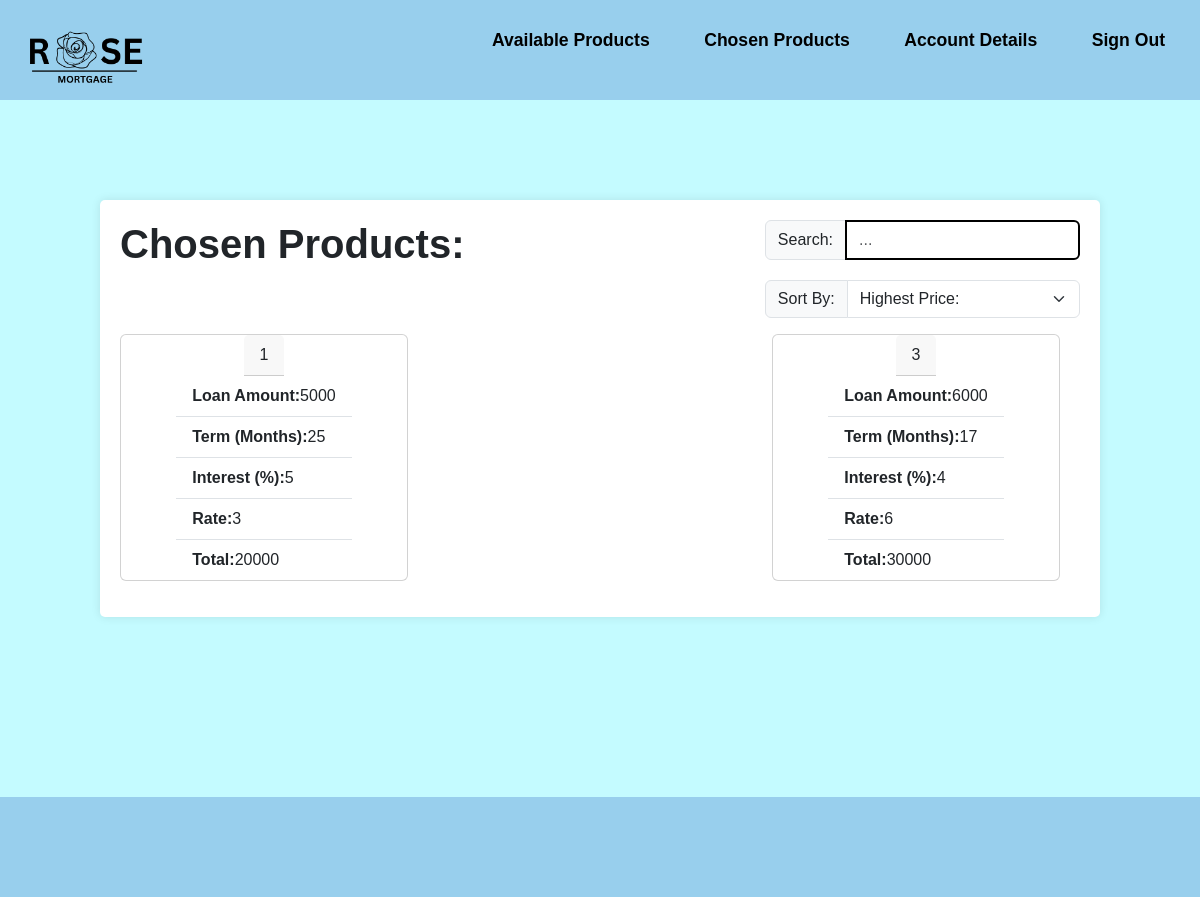
The page /MemberChosenProducts.php on the database its author committed.
### tables this page shows
CREATE TABLE "Quote" (
	"Quote_ID"	INTEGER NOT NULL,
	"Product_ID"	INTEGER NOT NULL,
	"RegisteredUser_ID"	INTEGER NOT NULL,
	"loan_amount"	INTEGER NOT NULL,
	"term"	INTEGER NOT NULL,
	"interest"	INTEGER NOT NULL,
	"rate"	INTEGER NOT NULL,
	"total"	INTEGER NOT NULL,
	"product_starred"	INTEGER NOT NULL,
	FOREIGN KEY("Quote_ID") REFERENCES "Quote"("Quote_ID"),
	FOREIGN KEY("Product_ID") REFERENCES "Product"("Product_ID"),
	FOREIGN KEY("RegisteredUser_ID") REFERENCES "RegisteredUser"("RegisteredUser_ID"),
	PRIMARY KEY("Quote_ID" AUTOINCREMENT)
);

### MemberChosenProducts.php (the view, shortened to what this page needs)
<?php
require_once 'connection.php';
$sql = "SELECT * FROM Quote WHERE product_starred = 1";
$statement = $db->query($sql);
?>
<!DOCTYPE html>
<html lang="en">
<head>
  <link rel="stylesheet" href="https://cdn.jsdelivr.net/npm/bootstrap@5.3.2/dist/css/bootstrap.min.css"
>
  <link rel="stylesheet" href="style.css">
</head>
<body>
  <header class="flex-container">
    <a href="MemberViewProducts.php"> <img src="Assets/logo.png" alt="Rose Mortgage"> </a>
    <div>
      <ul class="nav-links">
        <li><a href="MemberViewProducts.php">Available Products</a></li>
        <li><a href="MemberChosenProducts.php">Chosen Products</a></li>
        <li><a href="MemberAccountDetails.php">Account Details</a></li>
        <li><a href="home.php">Sign Out</a></li>
      </ul>
    </div>
  </header>
  <div class="largecontainer">
    <div class="flex-container">
      <div>
        <h1><b>Chosen Products:</b></h1>
      </div>
      <div>
        <div class="input-group flex-nowrap">
          <span class="input-group-text" id="addon-wrapping">Search:</span>
          <input type="text" class="form-control" placeholder="..." aria-label="Username"
            aria-describedby="addon-wrapping">
        </div>
        <div class="input-group mb-3">
          <label class="input-group-text" for="inputGroupSelect01">Sort By:</label>
          <select class="form-select" id="inputGroupSelect01">
            <option selected>Highest Price:</option>
          </select>
        </div>
      </div>
    </div>
    <div class="flex-table">
      <?php
      while ($row = $statement->fetch(PDO::FETCH_ASSOC)) {
      ?>
      <div class="card" style="width: 18rem;">
        <div class="card-header">
          <?php echo $row["Quote_ID"]; ?>
        </div>
        <ul class="list-group list-group-flush">
          <li class="list-group-item"><b>Loan Amount:</b><?php echo $row["loan_amount"]; ?></li>
          <li class="list-group-item"><b>Term (Months):</b><?php echo $row["term"]; ?></li>
          <li class="list-group-item"><b>Interest (%):</b><?php echo $row["interest"]; ?></li>
          <li class="list-group-item"><b>Rate:</b><?php echo $row["rate"]; ?></li>
          <li class="list-group-item"><b>Total:</b><?php echo $row["total"]; ?></li>
        </ul>
      </div>
      <?php
      }
      ?>
    </div>
  </div>
  <footer>
  </footer>
</body>
</html>

### style.css (style rules this page uses)
* { margin: 0; padding: 0; text-decoration: none; font-family: Arial, Helvetica, sans-serif; box-sizing: border-box; list-style: none; }
a { color: #000; text-decoration: none; }
header { background-color: #98CFED; padding: 10px; color: black; height: 100px; width: 100%; top: 0; display: flex; justify-content: flex-start; align-items: center; z-index: 1000; }
.nav-links li { display: inline-block; position: relative; margin: 0 25px; }
.nav-links li a { font-weight: bold; font-size: 1.1rem; text-decoration: none; color: black; }
.nav-links li::after { content: ''; width: 0%; height: 2px; background: #000; display: block; margin: auto; position: absolute; top: 100%; left: 50%; transform: translate(-50%); transition: 0.7s; }
header img { width: 150px; height: auto; }
body { background-color: #c4fbff; display: flex; flex-direction: column; min-height: 100vh; }
.card { height: 100%; display: flex; justify-content: center; align-items: center; }
ul { flex: 1; margin-bottom: 20px; }
ul li { list-style-type: disc; }
.form-control { border: 2px solid black; }
.largecontainer { width: 1000px; margin: 100px auto 80px; padding: 20px; background-color: #fff; border-radius: 5px; box-shadow: 0 0 10px rgba(0, 0, 0, 0.1); }
.flex-container { display: flex; flex-direction: row; justify-content:space-between; }
.flex-table { display:flex; flex-direction: row; flex-wrap: wrap; align-content: flex-start; justify-content: space-between; margin-right: 20px; margin-bottom: 1em; }
label { display: block; font-weight: bold; }
.input-group { margin-bottom: 20px; }
footer { background-color: #98CFED; padding: 10px; color: black; height: 100px; width: 100%; bottom: 0; z-index: 1000; margin-top: 100px; }

### rows shown on the page
quote: Quote_ID "1", loan_amount "5000", term "25", interest "5", rate "3", total "20000"
quote: Quote_ID "3", loan_amount "6000", term "17", interest "4", rate "6", total "30000"
